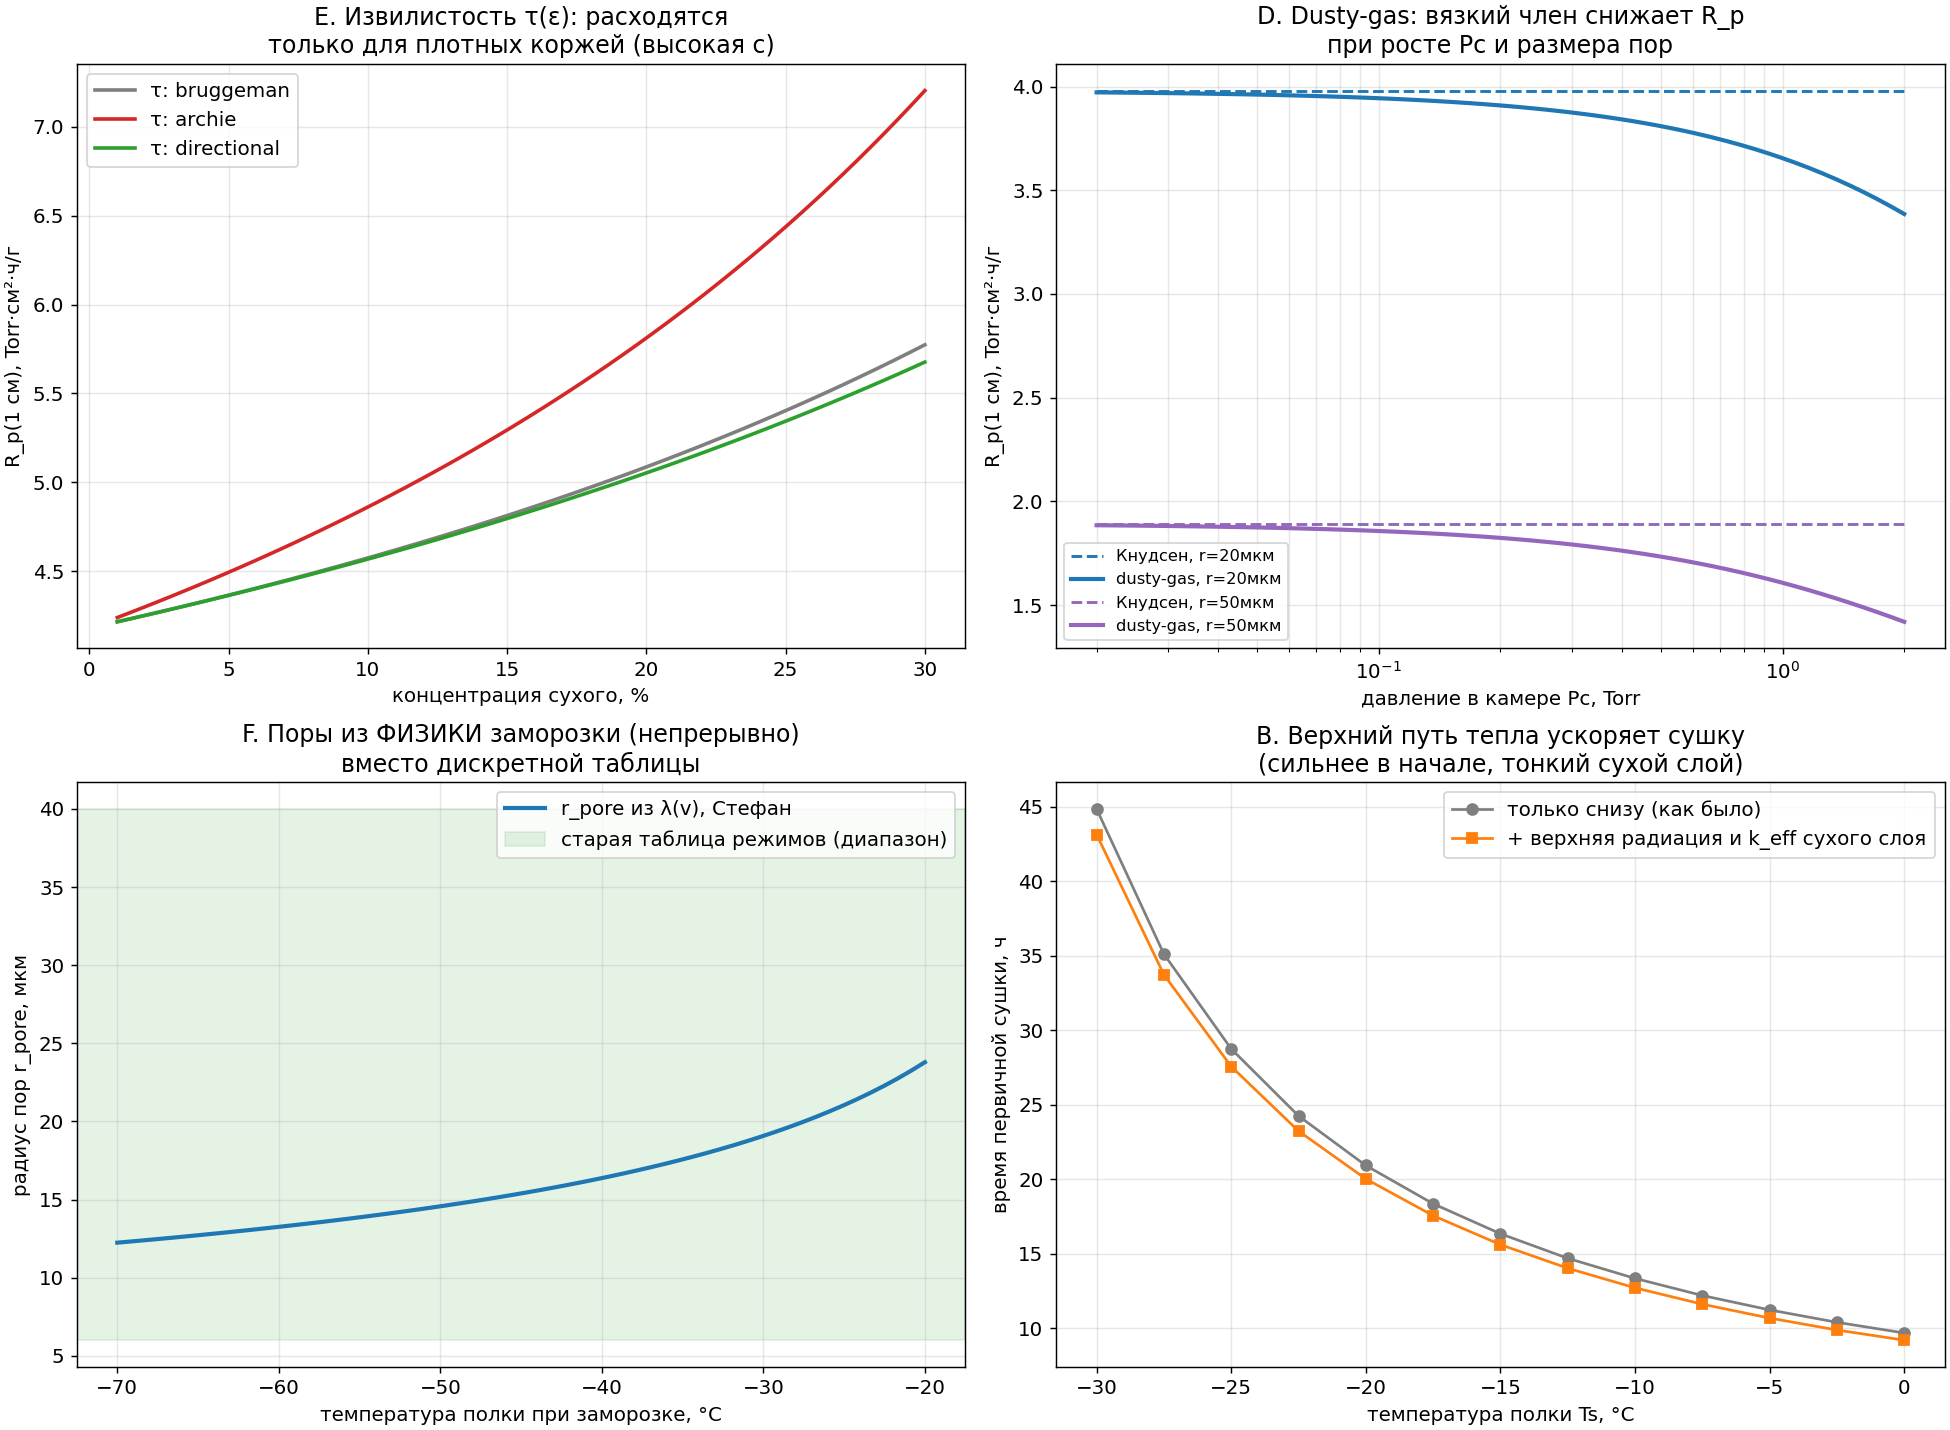

Generate this figure with Python:
"""
Демонстрация трёх усилений модели (физоснова, без новых экспериментов):
  E -- извилистость tau(eps) из физики пористой среды (не «голый» Бруггеман);
  D -- dusty-gas (Кнудсен + вязкое течение) вместо чистого Кнудсена;
  F -- размер пор из ТЕОРИИ ЗАТВЕРДЕВАНИЯ (скорость фронта из задачи Стефана),
       вместо таблицы режимов;
  B -- верхний путь тепла: радиация на сухую поверхность + теплопроводность
       сухого слоя (k_eff).
"""
import numpy as np
import matplotlib
matplotlib.use("Agg")
import matplotlib.pyplot as plt
import lyo_model as m

plt.rcParams.update({"font.size": 11})
fig, ax = plt.subplots(2, 2, figsize=(15, 11), constrained_layout=True)

# ---------------- E: извилистость и её влияние на Rp ----------------
cs = np.linspace(0.01, 0.30, 60)
for md, c in [("bruggeman", "tab:gray"), ("archie", "tab:red"),
              ("directional", "tab:green")]:
    rp = [m.Rp_dgm_areal(0.01, x, 18e-6, 1.0, tau_model=md) / m.RP_TO_SI for x in cs]
    ax[0,0].plot(cs*100, rp, color=c, lw=2, label=f"τ: {md}")
ax[0,0].set_xlabel("концентрация сухого, %")
ax[0,0].set_ylabel("R_p(1 см), Torr·см²·ч/г")
ax[0,0].set_title("E. Извилистость τ(ε): расходятся\nтолько для плотных коржей (высокая c)")
ax[0,0].legend(); ax[0,0].grid(alpha=0.3)

# ---------------- D: dusty-gas vs чистый Кнудсен по давлению ----------------
Pc_torr = np.logspace(np.log10(0.02), np.log10(2.0), 60)
for r_um, c in [(20, "tab:blue"), (50, "tab:purple")]:
    rk = [m.Rp_knudsen_areal(0.01, 0.05, r_um*1e-6)/m.RP_TO_SI for _ in Pc_torr]
    rd = [m.Rp_dgm_areal(0.01, 0.05, r_um*1e-6, p*m.TORR)/m.RP_TO_SI for p in Pc_torr]
    ax[0,1].plot(Pc_torr, rk, color=c, ls="--", lw=1.6, label=f"Кнудсен, r={r_um}мкм")
    ax[0,1].plot(Pc_torr, rd, color=c, lw=2.3, label=f"dusty-gas, r={r_um}мкм")
ax[0,1].set_xscale("log")
ax[0,1].set_xlabel("давление в камере Pc, Torr")
ax[0,1].set_ylabel("R_p(1 см), Torr·см²·ч/г")
ax[0,1].set_title("D. Dusty-gas: вязкий член снижает R_p\nпри росте Pc и размера пор")
ax[0,1].legend(fontsize=9); ax[0,1].grid(alpha=0.3, which="both")

# ---------------- F: r_pore из теории затвердевания ----------------
sh = np.linspace(-70, -20, 60)
rpore = [m.pore_radius_solidification(shelf_T_frz_C=s, Pc_torr=0.1)["r_pore"]*1e6
         for s in sh]
ax[1,0].plot(sh, rpore, color="tab:blue", lw=2.3, label="r_pore из λ(v), Стефан")
lo = min(m.PORE_BY_REGIME.values())*1e6; hi = max(m.PORE_BY_REGIME.values())*1e6
ax[1,0].axhspan(lo, hi, color="tab:green", alpha=0.12,
                label="старая таблица режимов (диапазон)")
ax[1,0].set_xlabel("температура полки при заморозке, °C")
ax[1,0].set_ylabel("радиус пор r_pore, мкм")
ax[1,0].set_title("F. Поры из ФИЗИКИ заморозки (непрерывно)\nвместо дискретной таблицы")
ax[1,0].legend(); ax[1,0].grid(alpha=0.3)

# ---------------- B: верхний радиационный путь ----------------
shelves = np.arange(-30, 1, 2.5)
cs_b = 0.07
rp_b = lambda H: m.Rp_dgm_areal(H, cs_b, 20e-6, 0.10*m.TORR)
t_no, t_rad = [], []
for Ts in shelves:
    r0 = m.primary_drying(Ts, 0.10, rp_func=rp_b, Tc_C=-50, Tg_prime_C=-52)
    r1 = m.primary_drying(Ts, 0.10, rp_func=rp_b, Tc_C=-50, Tg_prime_C=-52,
                          T_rad_C=Ts)
    t_no.append(r0["t_dry_h"]); t_rad.append(r1["t_dry_h"])
ax[1,1].plot(shelves, t_no, "o-", color="tab:gray", label="только снизу (как было)")
ax[1,1].plot(shelves, t_rad, "s-", color="tab:orange",
             label="+ верхняя радиация и k_eff сухого слоя")
ax[1,1].set_xlabel("температура полки Ts, °C")
ax[1,1].set_ylabel("время первичной сушки, ч")
ax[1,1].set_title("B. Верхний путь тепла ускоряет сушку\n(сильнее в начале, тонкий сухой слой)")
ax[1,1].legend(); ax[1,1].grid(alpha=0.3)

plt.savefig("enhancements.png", dpi=130)
print("Сохранено: enhancements.png")
print(f"E: τ(0.95)≈1.03 для всех; при c=30% archie/directional расходятся.")
print(f"D: вязкая поправка ~0% при 0.05 Torr -> ~8% при 1 Torr (r=20мкм).")
print(f"F: r_pore непрерывно из скорости фронта: {rpore[-1]:.0f}→{rpore[0]:.0f} мкм "
      f"(полка -20→-70°C).")
print(f"B: верхний путь сокращает время на "
      f"{100*(1-np.mean(np.array(t_rad)/np.array(t_no))):.0f}% (в среднем).")
